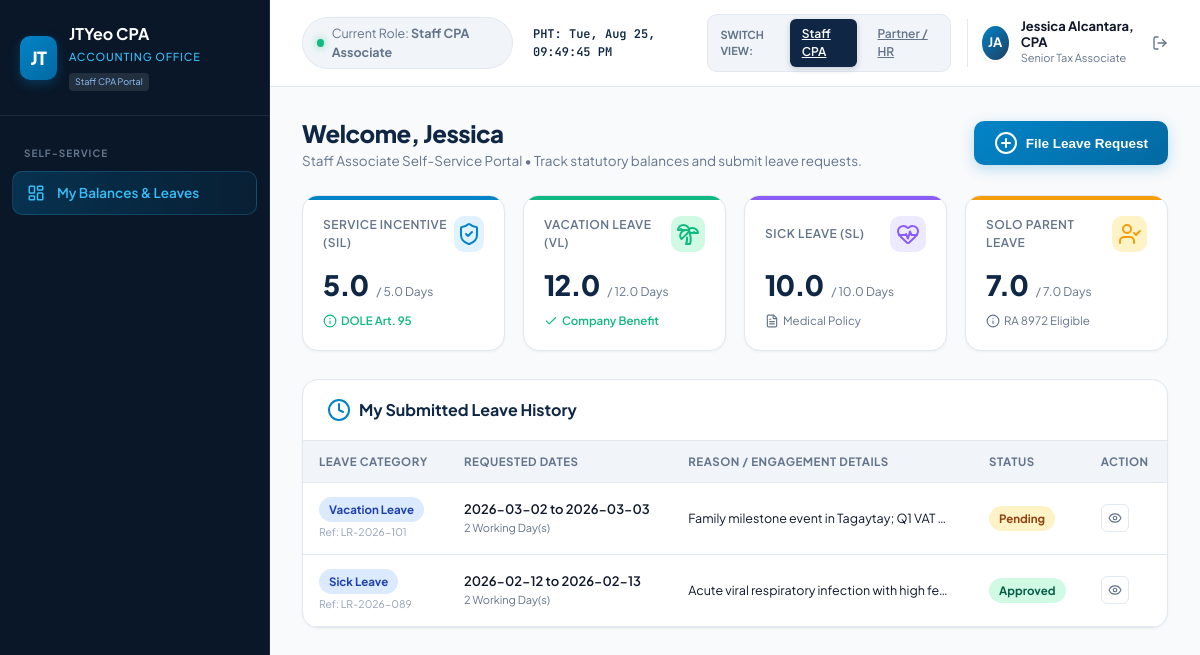
The app's page /staff_dashboard.php (signed in), older data.
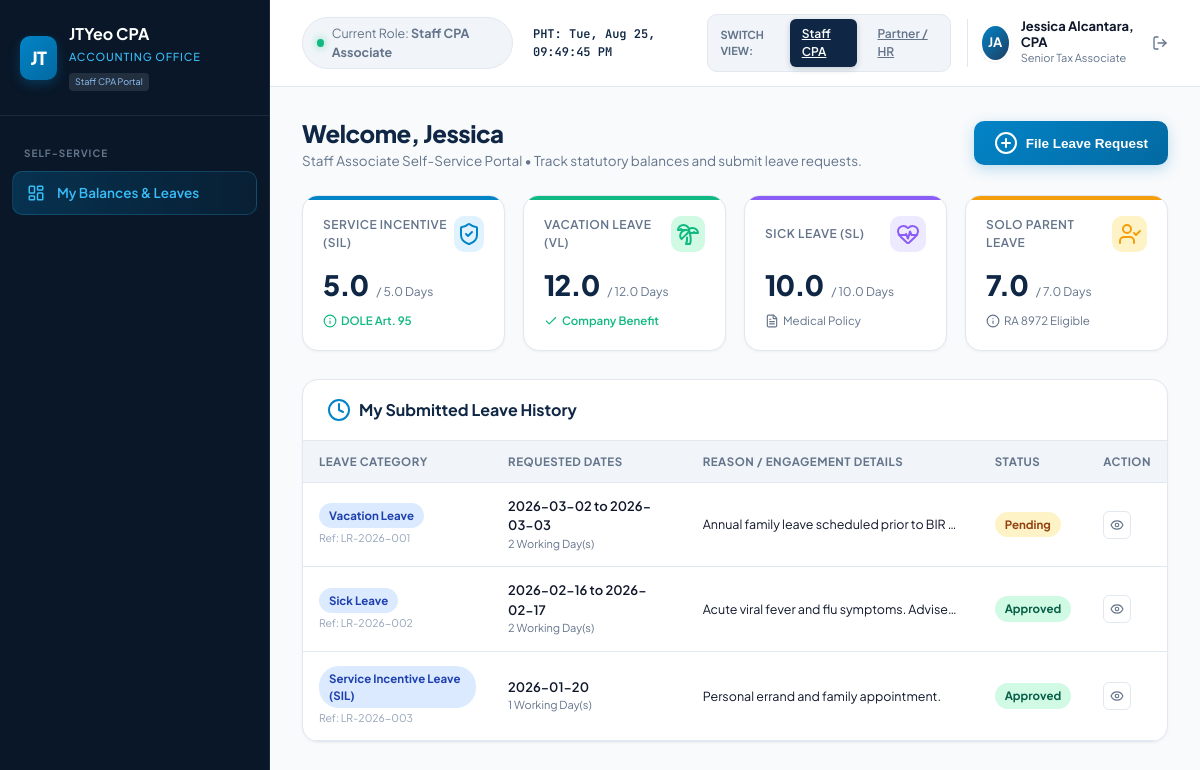
The same page, newer data.
### tables this page shows
CREATE TABLE leave_balances (
            id INTEGER PRIMARY KEY AUTOINCREMENT,
            user_id INTEGER NOT NULL,
            sil_balance REAL DEFAULT 5.0, -- DOLE 5-day Service Incentive Leave
            vl_balance REAL DEFAULT 12.0, -- Vacation Leave
            sl_balance REAL DEFAULT 10.0, -- Sick Leave
            solo_parent_balance REAL DEFAULT 7.0,
            updated_at DATETIME DEFAULT CURRENT_TIMESTAMP,
            FOREIGN KEY (user_id) REFERENCES users(id) ON DELETE CASCADE
        );

CREATE TABLE leave_requests (
            id INTEGER PRIMARY KEY AUTOINCREMENT,
            ref_no TEXT UNIQUE NOT NULL,
            user_id INTEGER NOT NULL,
            leave_type TEXT NOT NULL, -- 'SIL', 'VL', 'SL', 'SoloParent', 'MagnaCarta', 'VAWC', 'Emergency'
            leave_type_label TEXT NOT NULL,
            start_date DATE NOT NULL,
            end_date DATE NOT NULL,
            days_count REAL NOT NULL,
            duration_mode TEXT DEFAULT 'full',
            reason TEXT NOT NULL,
            attachment_path TEXT,
            status TEXT DEFAULT 'Pending', -- 'Pending', 'Approved', 'Rejected'
            approver_name TEXT,
            rejection_reason TEXT,
            created_at DATETIME DEFAULT CURRENT_TIMESTAMP,
            decided_at DATETIME,
            FOREIGN KEY (user_id) REFERENCES users(id) ON DELETE CASCADE
        );

### auth.php (called while the page is built, shortened)
<?php
require_once __DIR__ . '/config/db.php';
function getCurrentUser() {
    global $pdo;
    $stmt = $pdo->prepare("
        SELECT u.*, b.sil_balance, b.vl_balance, b.sl_balance, b.solo_parent_balance
        FROM users u
        LEFT JOIN leave_balances b ON u.id = b.user_id
        WHERE u.id = ?
    ");
    $stmt->execute([$_SESSION['user_id']]);
    return $stmt->fetch();
}

### staff_dashboard.php (the view, shortened to what this page needs)
<?php
require_once __DIR__ . '/auth.php';
$user = getCurrentUser();
$stmt = $pdo->prepare("SELECT * FROM leave_balances WHERE user_id = ?");
$stmt->execute([$user['id']]);
$balances = $stmt->fetch() ?: ['sil_balance' => 5.0, 'vl_balance' => 12.0, 'sl_balance' => 10.0, 'solo_parent_balance' => 7.0];
$silBalance = (float)$balances['sil_balance'];
$vlBalance = (float)$balances['vl_balance'];
$slBalance = (float)$balances['sl_balance'];
$splBalance = (float)$balances['solo_parent_balance'];
$leaveReqStmt = $pdo->prepare("
    SELECT r.*, u.name as employee_name, u.department, u.title, u.avatar_initials
    FROM leave_requests r
    JOIN users u ON r.user_id = u.id
    WHERE r.user_id = ?
    ORDER BY r.created_at DESC
    LIMIT 10
");
$leaveReqStmt->execute([$user['id']]);
$leaveRequests = $leaveReqStmt->fetchAll();
?>
<!DOCTYPE html>
<html lang="en">
<head>
  <link rel="stylesheet" href="style.css">
  <link href="https://cdn.jsdelivr.net/npm/fullcalendar@5.11.3/main.min.css" rel="stylesheet">
</head>
<body>
  <div class="app-container">
    <aside class="sidebar">
      <div class="brand-section">
        <div class="brand-logo">JT</div>
        <div class="brand-info">
          <h2>JTYeo CPA</h2>
          <span>Accounting Office</span>
          <div class="firm-badge">Staff CPA Portal</div>
        </div>
      </div>
      <nav class="sidebar-nav">
        <div class="nav-category">Self-Service</div>
        <a class="nav-item active" data-tab="my-portal" onclick="switchTab('my-portal')">
          <i data-lucide="layout-dashboard"></i>
          <span>My Balances & Leaves</span>
        </a>
      </nav>
    </aside>
    <main class="main-wrapper">
      <header class="top-header">
        <div class="header-left">
          <div class="firm-status">
            <span class="status-dot"></span>
            <span>Current Role: <strong>Staff CPA Associate</strong></span>
          </div>
          <div class="ph-time" id="liveClock">PHT: Loading...</div>
        </div>
        <div class="header-right">
          <div class="role-switcher-container">
            <span class="role-switcher-label">Switch View:</span>
            <a href="actions/switch_role.php?role=staff" class="role-btn active">Staff CPA</a>
            <a href="actions/switch_role.php?role=admin" class="role-btn">Partner / HR</a>
          </div>
          <div class="user-profile">
            <div class="avatar"><?= htmlspecialchars($user['avatar_initials']) ?></div>
            <div class="profile-meta">
              <div class="user-name"><?= htmlspecialchars($user['name']) ?></div>
              <div class="user-role"><?= htmlspecialchars($user['title']) ?></div>
            </div>
            <a href="logout.php" title="Sign Out" style="margin-left: 8px; color: var(--text-muted); display:flex; align-items:center;">
              <i data-lucide="log-out" style="width: 16px; height: 16px;"></i>
            </a>
          </div>
        </div>
      </header>
      <div class="content-area">
        <div id="tab-my-portal" class="tab-pane">
          <div class="page-header">
            <div class="page-title">
              <h1>Welcome, <?= htmlspecialchars(explode(' ', $user['name'])[0]) ?></h1>
              <p>Staff Associate Self-Service Portal &bull; Track statutory balances and submit leave requests.</p>
            </div>
            <div class="header-actions">
              <button class="btn-primary" onclick="openModal('applyModal')">
                <i data-lucide="plus-circle"></i>
                <span>File Leave Request</span>
              </button>
            </div>
          </div>
          <div class="kpi-grid">
            <div class="kpi-card blue">
              <div class="kpi-header">
                <span class="kpi-label">Service Incentive (SIL)</span>
                <div class="kpi-icon"><i data-lucide="shield-check"></i></div>
              </div>
              <div class="kpi-value-row">
                <span class="kpi-value"><?= number_format($silBalance, 1) ?></span>
                <span class="kpi-sub">/ 5.0 Days</span>
              </div>
              <div class="kpi-footer positive">
                <i data-lucide="info" style="width: 14px; height: 14px;"></i>
                <span>DOLE Art. 95</span>
              </div>
            </div>
            <div class="kpi-card green">
              <div class="kpi-header">
                <span class="kpi-label">Vacation Leave (VL)</span>
                <div class="kpi-icon"><i data-lucide="palmtree"></i></div>
              </div>
              <div class="kpi-value-row">
                <span class="kpi-value"><?= number_format($vlBalance, 1) ?></span>
                <span class="kpi-sub">/ 12.0 Days</span>
              </div>
              <div class="kpi-footer positive">
                <i data-lucide="check" style="width: 14px; height: 14px;"></i>
                <span>Company Benefit</span>
              </div>
            </div>
            <div class="kpi-card purple">
              <div class="kpi-header">
                <span class="kpi-label">Sick Leave (SL)</span>
                <div class="kpi-icon"><i data-lucide="heart-pulse"></i></div>
              </div>
              <div class="kpi-value-row">
                <span class="kpi-value"><?= number_format($slBalance, 1) ?></span>
                <span class="kpi-sub">/ 10.0 Days</span>
              </div>
              <div class="kpi-footer neutral">
                <i data-lucide="file-text" style="width: 14px; height: 14px;"></i>
                <span>Medical Policy</span>
              </div>
            </div>
            <div class="kpi-card amber">
              <div class="kpi-header">
                <span class="kpi-label">Solo Parent Leave</span>
                <div class="kpi-icon"><i data-lucide="user-check"></i></div>
              </div>
              <div class="kpi-value-row">
                <span class="kpi-value"><?= number_format($splBalance, 1) ?></span>
                <span class="kpi-sub">/ 7.0 Days</span>
              </div>
              <div class="kpi-footer neutral">
                <i data-lucide="info" style="width: 14px; height: 14px;"></i>
                <span>RA 8972 Eligible</span>
              </div>
            </div>
          </div>
          <div class="dashboard-card">
            <div class="card-head">
              <h3><i data-lucide="clock" style="color:var(--accent);"></i> My Submitted Leave History</h3>
            </div>
            <div class="table-responsive">
              <table class="custom-table">
                <thead>
                  <tr>
                    <th>Leave Category</th>
                    <th>Requested Dates</th>
                    <th>Reason / Engagement Details</th>
                    <th>Status</th>
                    <th>Action</th>
                  </tr>
                </thead>
                <tbody>
                  <?php if (empty($leaveRequests)): ?>
                    <tr>
                      <td colspan="5" style="text-align:center; padding:36px; color:var(--text-muted);">
                        <i data-lucide="calendar" style="width:28px;height:28px;margin:0 auto 8px;display:block;opacity:0.4;"></i>
                        No leave applications filed yet. Click <strong>"File Leave Request"</strong> to submit an application.
                      </td>
                    </tr>
                  <?php else: ?>
                    <?php foreach ($leaveRequests as $req): ?>
                      <tr>
                        <td>
                          <span class="badge badge-vl"><?= htmlspecialchars($req['leave_type_label']) ?></span>
                          <div style="font-size:10.5px; color:var(--text-light); margin-top:2px;">Ref: <?= $req['ref_no'] ?></div>
                        </td>
                        <td>
                          <div style="font-weight:600;"><?= $req['start_date'] ?> <?= $req['start_date'] !== $req['end_date'] ? 'to ' . $req['end_date'] : '' ?></div>
                          <div style="font-size:11px; color:var(--text-muted);"><?= $req['days_count'] ?> Working Day(s)</div>
                        </td>
                        <td>
                          <div style="font-size:12.5px; max-width:260px; white-space:nowrap; overflow:hidden; text-overflow:ellipsis;" title="<?= htmlspecialchars($req['reason']) ?>">
                            <?= htmlspecialchars($req['reason']) ?>
                          </div>
                        </td>
                        <td>
                          <?php
                            $statusBadge = 'badge-pending';
                            if ($req['status'] === 'Approved') $statusBadge = 'badge-approved';
                          ?>
                          <span class="badge <?= $statusBadge ?>"><?= $req['status'] ?></span>
                        </td>
                        <td>
                          <button class="btn-icon" title="View Dual Signoff Stepper & Details" onclick="viewDetailsModal('<?= $req['ref_no'] ?>', '<?= addslashes($req['employee_name']) ?>', '<?= addslashes($req['leave_type_label']) ?>', '<?= $req['days_count'] ?>', '<?= $req['start_date'] ?>', '<?= $req['end_date'] ?>', '<?= addslashes($req['reason']) ?>', '<?= $req['status'] ?>', '<?= addslashes($req['approver_name'] ?? 'Pending') ?>', '<?= addslashes($req['rejection_reason'] ?? '') ?>')">
                            <i data-lucide="eye" style="width:14px;height:14px;"></i>
                          </button>
                        </td>
                      </tr>
                    <?php endforeach; ?>
                  <?php endif; ?>
                </tbody>
              </table>
            </div>
          </div>
        </div>
      </div>
    </main>
  </div>
</body>
</html>

Row changes from the older to the newer data that the page shows:
changed leave_requests "Vacation Leave": ref_no "LR-2026-101" → "LR-2026-001"; reason "Family milestone event in Tagaytay; Q1 VAT…" → "Annual family leave scheduled prior to BIR…"
changed leave_requests "Sick Leave": ref_no "LR-2026-089" → "LR-2026-002"; start_date "2026-02-12" → "2026-02-16"; end_date "2026-02-13" → "2026-02-17"; reason "Acute viral respiratory infection with high fe…" → "Acute viral fever and flu symptoms. Advise…"
now on this page (row edited): leave_requests: leave_type_label "Service Incentive Leave (SIL)", ref_no "LR-2026-003", start_date "2026-01-20", days_count "1", reason "Personal errand and family appointment.", status "Approved"
